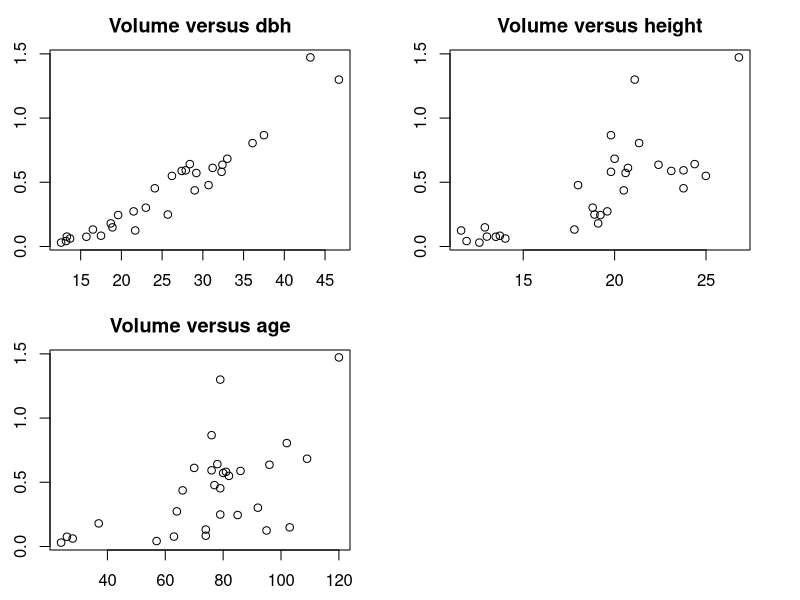
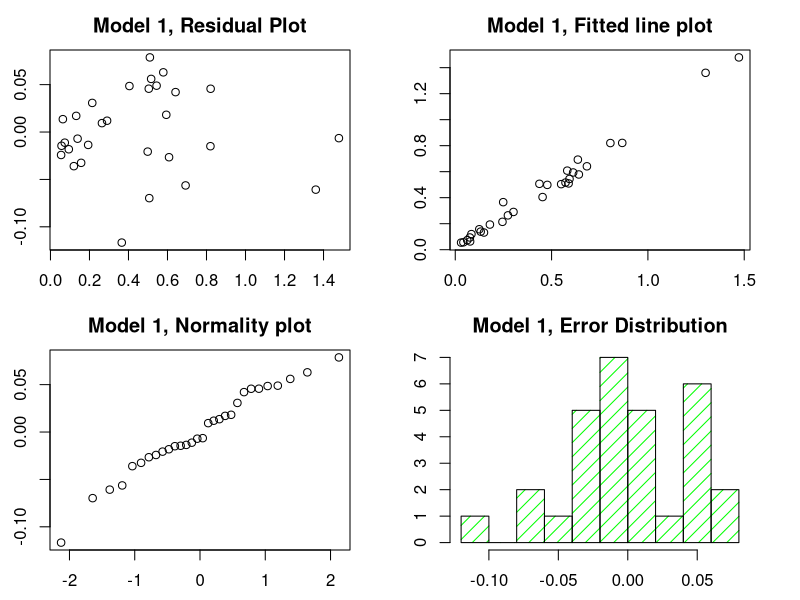
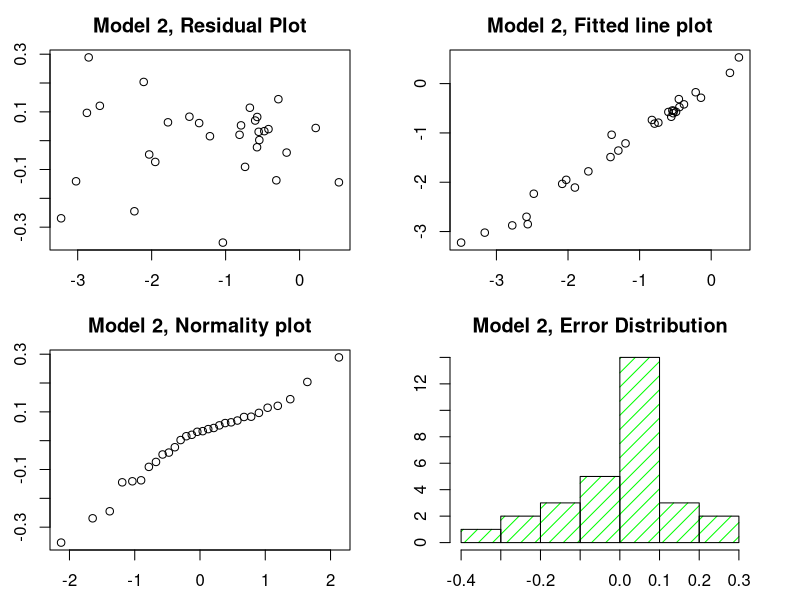
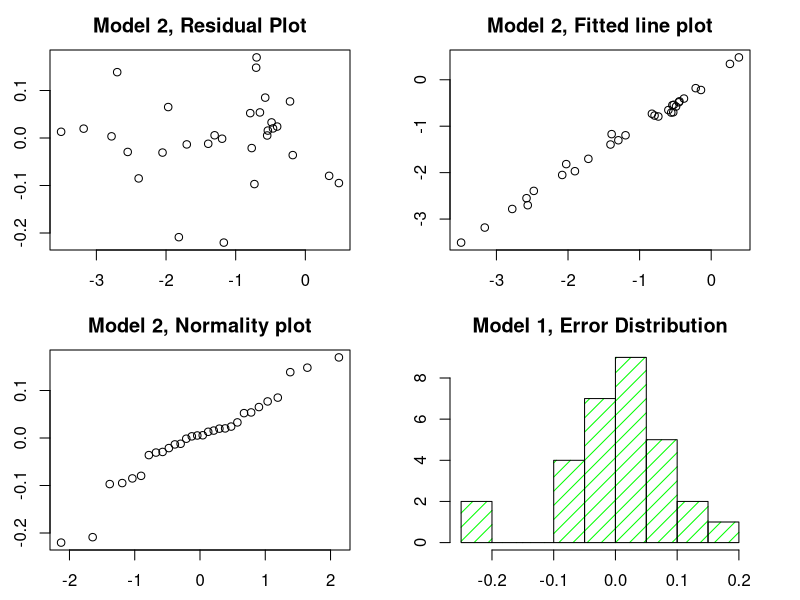

Write R code to recreate these figures, in order.
#################################################################################
# General Linear Models.R 
# bringing in data for exercise 1 from an outside comma delimited (.csv) file 
# converted from a EXCEL file.  If EXCEL saved as tab delimited .txt file, use 
# treedat<- read.table("data/trees.txt",header=T) instead. 
###############################################################################
treedat<-read.csv("data/volume30.csv", header=T) 

names(treedat)  # print out the column (i.e., variable) names
dim(treedat)    # number of rows and columns
head(treedat)  # print out the first few lines of data
treedat[1,]    # print out the first line of data
treedat[,1]    # print out the first column of data
treedat$dbh    # print out the dbh values
treedat[1:3,1:2]  # print out lines 1 to 3 and columns 1 and 2

###############################################################################
#  PART I
##############################################################################

# Basic Graphs

# set this up for 2 graphs across and 2 graphs down with some borders
par(mfrow=c(2,2),mai=c(0.5,0.5,0.5,0.5),cex=1.0)
plot(treedat$dbh,treedat$volume, type="p", cex.main=1.2, 
  main="Volume versus dbh",xlab="dbh(cm)",ylab="volume(m3)")
plot(treedat$height,treedat$volume, type="p", cex.main=1.2, 
  main="Volume versus height",xlab="height(m)", ylab="volume(m3)")
plot(treedat$age,treedat$volume, type="p", cex.main=1.2, 
  main="Volume versus age",xlab="age(years)",ylab="volume(m^3)")
par(mfrow=c(1,1),mai=c(1.0,1.0,1.0,1.0),cex=1.0)

###############################################
#   add in some transformations of variables
# log is natural logarithm, log10 is log base 10

treedat$lnvolume<-log(treedat$volume)
treedat$lndbh<-log(treedat$dbh)
treedat$lnht<-log(treedat$height)
treedat$lnage<-log(treedat$age)
treedat$recdbh<-1/treedat$dbh
treedat$dbhsq<-treedat$dbh^2
treedat$combinedvar<-treedat$dbh^2*treedat$height

names(treedat)  # print out the column (i.e., variable) names
dim(treedat)    # number of rows and columns
head(treedat)   # first few lines of data

#######################################################
# write to an external file.  In this case, a csv file

write.csv(treedat, "data/volumes30_plus.csv")

# to write to a .txt file, use:
# write.table(treedat, "data/volumes30_plus.txt",
#   col.names=TRUE)


##### MODEL 1 #############################################################
          
lm.volume.M1<-lm(volume~combinedvar,data=treedat) #fit the model
lm.volume.M1  # get the estimated coefficients for the model
anova(lm.volume.M1)   # get the Anova table for the model, including the F test
summary(lm.volume.M1) # get t-tests and some fit statistics for the model
treedat$yhat.M1<-fitted(lm.volume.M1)  # the estimated y values
treedat$resid.M1<-resid(lm.volume.M1)  # the errors

names(treedat)
dim(treedat)
head(treedat)

# get diagnostic plots
par(mfrow=c(2,2),mai=c(0.5,0.5,0.5,0.5),cex=1.0)
plot(treedat$yhat.M1,treedat$resid.M1, main="Model 1, Residual Plot",
  ylab="yhat", xlab="residual")
plot(treedat$volume,treedat$yhat.M1, main="Model 1, Fitted line plot",
  ylab="yhat", xlab="volume")
qqnorm(treedat$resid.M1, main="Model 1, Normality plot")
hist(treedat$resid.M1, breaks =8 , density=10,col="green", border="black",
main="Model 1, Error Distribution") 
par(mfrow=c(1,1),mai=c(1.0,1.0,1.0,1.0),cex=1.0)

# get 95% confidence intervals for the mean volume (i.e., the yhats)
# for every observation in the data
treedat$CI.M1<- predict(lm.volume.M1, treedat,interval="confidence", 
  level=0.95)

names(treedat)
dim(treedat)
head(treedat)

# get 95% prediction intervals for i.e., the likely spread of y values 
# given x not mean of y values given x for every observation in the data
treedat$predCI.M1<- predict(lm.volume.M1, treedat,interval="prediction", level=0.95)

names(treedat)
dim(treedat)
head(treedat)


# get confidence intervals for the mean volume for dbh=50 cm height=25 m and age=80 years
combinedvarnew<-50^2*25  # dbh^2*height

newvalues <- data.frame(combinedvar=combinedvarnew) 

pred.clim.M1 <- predict(lm.volume.M1, newvalues, interval="confidence",level=0.95) 
pred.clim.M1

pred.plim.M1 <- predict(lm.volume.M1, newvalues, interval="prediction",level=0.95)
pred.plim.M1

##### MODEL 2 #############################################################
          
lm.volume.M2<-lm(lnvolume~lndbh+lnht+lnage,data=treedat) #fit the model
lm.volume.M2  # get the estimated coefficients for the model
anova(lm.volume.M2)   # get the Anova table for the model, including the F test
summary(lm.volume.M2) # get t-tests and some fit statistics for the model
treedat$yhat.M2<-fitted(lm.volume.M2)  # the estimated y values
treedat$resid.M2<-resid(lm.volume.M2)  # the errors

names(treedat)
dim(treedat)
head(treedat)

# get diagnostic plots
par(mfrow=c(2,2),mai=c(0.5,0.5,0.5,0.5),cex=1.0)
plot(treedat$yhat.M2,treedat$resid.M2, main="Model 2, Residual Plot",
  ylab="yhat", xlab="residual")
plot(treedat$lnvolume,treedat$yhat.M2, main="Model 2, Fitted line plot",
  ylab="yhat", xlab="lnvolume")
qqnorm(treedat$resid.M2, main="Model 2, Normality plot")
hist(treedat$resid.M2, breaks =8 , density=10,col="green", border="black",
main="Model 2, Error Distribution") 
par(mfrow=c(1,1),mai=c(1.0,1.0,1.0,1.0),cex=1.0)

# get 95% confidence intervals for the mean volume (i.e., the yhats)
# for every observation in the data
treedat$CI.M2<- predict(lm.volume.M2, treedat,interval="confidence", level=0.95)

names(treedat)
dim(treedat)
head(treedat)

# get 95% prediction intervals for i.e., the likely spread of y values given x not mean
# of y values given x for every observation in the data
treedat$predCI.M2<- predict(lm.volume.M2, treedat,interval="prediction", level=0.95)

names(treedat)
dim(treedat)
head(treedat)


# get confidence intervals for the mean volume for dbh=50 cm height=25 m and age=80 years
lndbhnew<-log(50)
lnhtnew<-log(25)
lnagenew<-log(80)

newvalues <- data.frame(lndbh=lndbhnew,lnht=lnhtnew,lnage=lnagenew) 

A<-"Caution: Logarithm of volumes here"
pred.clim.M2 <- predict(lm.volume.M2, newvalues, interval="confidence",level=0.95) 
A
pred.clim.M2

pred.plim.M2 <- predict(lm.volume.M2, newvalues, interval="prediction",level=0.95)
pred.plim.M2

######################################################################## 

##  copy and paste code of Models 1 and 2 for Models 3 and 4

########################################################################

#####################  Part II #########################################

##### MODEL 5 #############################################################

#  First, make sure that crownclass is a factor
treedat$crownclass<-as.factor(treedat$crownclass) 
        
lm.volume.M5<-lm(lnvolume~crownclass+lndbh+lnht+lnage+crownclass*lndbh
  +crownclass*lnht+crownclass*lnage, data=treedat) #fit the model
lm.volume.M5  # get the estimated coefficients for the model
anova(lm.volume.M5)   # get the Anova table for the model, including the F test
summary(lm.volume.M5) # get t-tests and some fit statistics for the model
treedat$yhat.M5<-fitted(lm.volume.M5)  # the estimated y values
treedat$resid.M5<-resid(lm.volume.M5)  # the errors

names(treedat)
dim(treedat)
head(treedat)

# get diagnostic plots
par(mfrow=c(2,2),mai=c(0.5,0.5,0.5,0.5),cex=1.0)
plot(treedat$yhat.M5,treedat$resid.M5, main="Model 2, Residual Plot",
  ylab="yhat", xlab="residual")
plot(treedat$lnvolume,treedat$yhat.M5, main="Model 2, Fitted line plot",
  ylab="yhat", xlab="lnvolume")
qqnorm(treedat$resid.M5, main="Model 2, Normality plot")
hist(treedat$resid.M5, breaks =8 , density=10,col="green", border="black",
main="Model 1, Error Distribution") 
par(mfrow=c(1,1),mai=c(1.0,1.0,1.0,1.0),cex=1.0)

# get 95% confidence intervals for the mean volume (i.e., the yhats)
# for every observation in the data
treedat$CI.M5<- predict(lm.volume.M5, treedat,interval="confidence", level=0.95)

names(treedat)
dim(treedat)
head(treedat)

# get 95% prediction intervals for i.e., the likely spread of y values given x not mean
# of y values given x for every observation in the data
treedat$predCI.M5<- predict(lm.volume.M5, treedat,interval="prediction", level=0.95)

names(treedat)
dim(treedat)
head(treedat)


# get confidence intervals for the mean volume for dbh=50 cm height=25 m 
# age=80 years, and crownclass=1
lndbhnew<-log(50)
lnhtnew<-log(25)
lnagenew<-log(80)
cc<-1
crownclassnew<-as.factor(cc)

newvalues <- data.frame(lndbh=lndbhnew,lnht=lnhtnew,lnage=lnagenew,
  crownclass=crownclassnew) 

A<-"Caution: Logarithm of volumes here"
pred.clim.M5 <- predict(lm.volume.M5, newvalues, interval="confidence",
  level=0.95) 
A
pred.clim.M5

pred.plim.M5 <- predict(lm.volume.M5, newvalues, interval="prediction",
  level=0.95)
pred.plim.M5

### partial F test of crownclass using M2 versus M5
anova(lm.volume.M2, lm.volume.M5)

################################################################
############ copy and past the Model 5 code to 
### fit the model you selected -- Model 1 or other model



